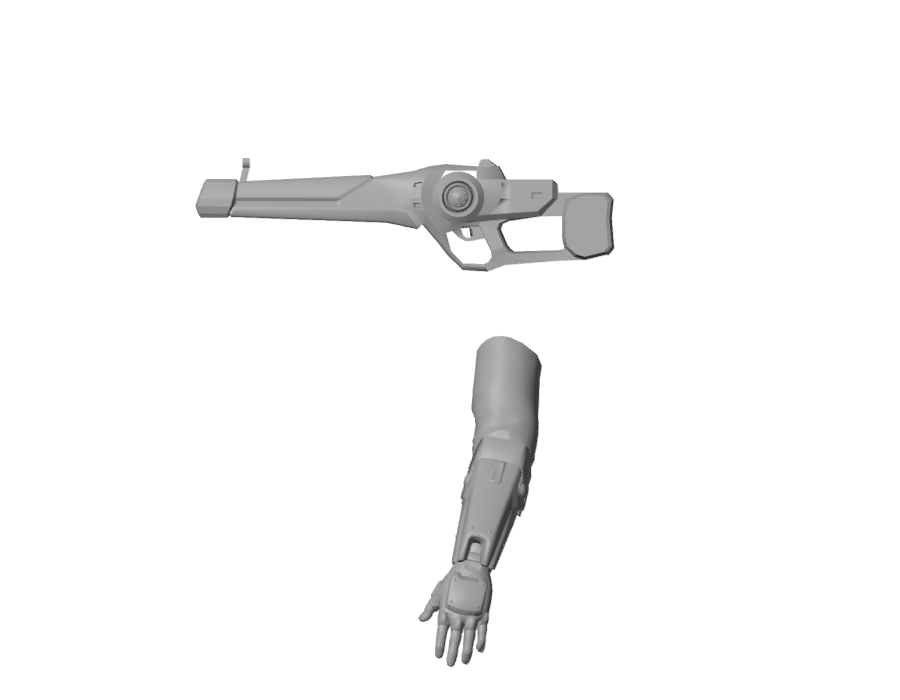
#> input picture art/fab/falcon_rifle/work/falcon_view_side.png, 900 x 700 px
$ python make_falcon_bakes.py work/falcon_view_side.png work/falcon_world.png
#> lines starting #> are read from the running program, lines starting #| are printed output that depends on the picture
"""Falcon texture -> the bake_* inputs make_ns2_textures.py expects (the glTF only has a base colour).
Paints the solid patches falcon_common.PATCH_UV points at: dark grey (Material__2) and purple (the emissive
cyan strip, Material__1_ncl1_1; the 'accent' glow pass then lights it). Flat metallic/roughness/normal.
Usage: python3 make_falcon_bakes.py <baseColor.jpeg> <out_dir>
"""
import sys, os
from PIL import Image
src, out = sys.argv[1], sys.argv[2]
os.makedirs(out, exist_ok=True)
im = Image.open(src).convert("RGB")
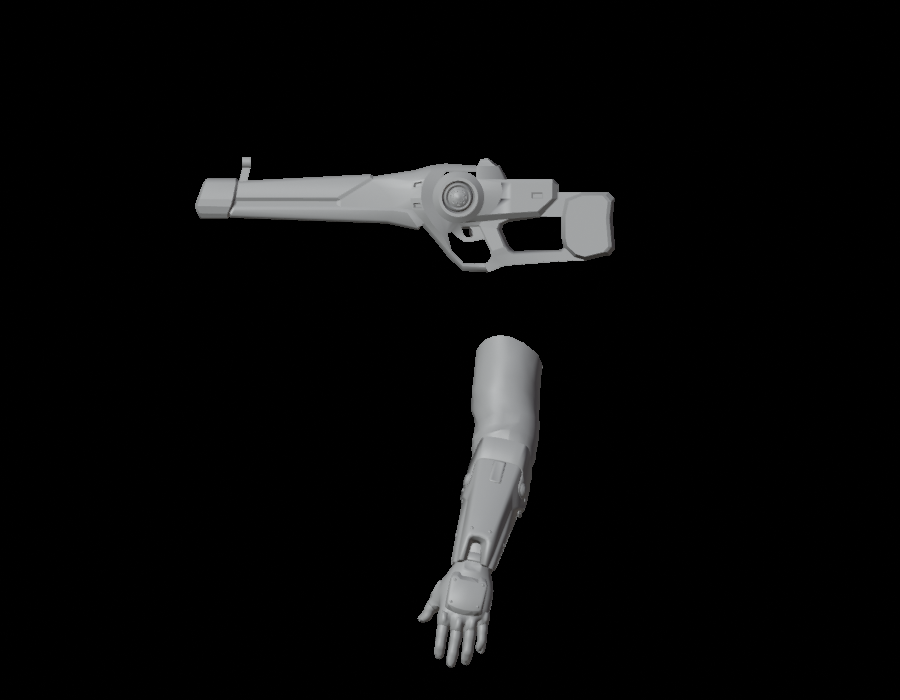
#> im: PIL image 900x700 RGB; mean R, G, B 9.8, 9.9, 10
#> (the run stopped early here; a loop or call above may not have finished)
